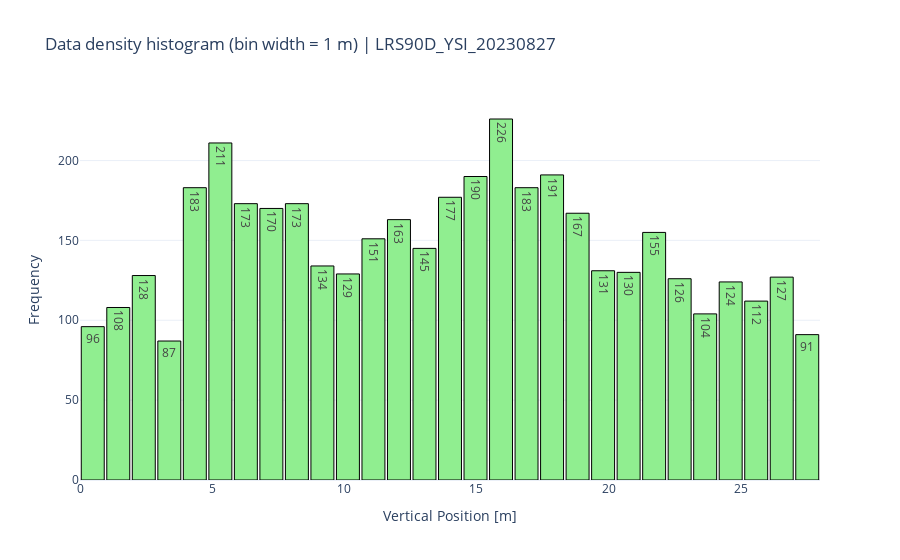

Here is the notebook cell this chart was saved with:
### Code cell
# Plot data density
plots.plot_histogram(density,
            value_column='x_bin', 
            weight_column='frequency', 
            num_bins=len(density['x_bin']),
            title=f'Data density histogram (bin width = {width} m) | {name}',
            x_axis_title='Vertical Position [m]',
            bar_color='lightgreen'
            )

### Figure 1 — Plotly figure (JSON) as saved in the notebook; plotly's stock layout.template omitted (floating-point values rounded to 4 significant figures)
{"data": [{"marker": {"color": "lightgreen", "line": {"color": "black", "width": 1}}, "text": [96, 108, 128, 87, 183, 211, 173, 170, 173, 134, 129, 151, 163, 145, 177, 190, 226, 183, 191, 167, 131, 130, 155, 126, 104, 124, 112, 127, 91], "textposition": "auto", "type": "bar", "x": [0.4828, 1.448, 2.414, 3.379, 4.345, 5.31, 6.276, 7.241, 8.207, 9.172, 10.14, 11.1, 12.07, 13.03, 14, 14.97, 15.93, 16.9, 17.86, 18.83, 19.79, 20.76, 21.72, 22.69, 23.66, 24.62, 25.59, 26.55, 27.52], "y": [96, 108, 128, 87, 183, 211, 173, 170, 173, 134, 129, 151, 163, 145, 177, 190, 226, 183, 191, 167, 131, 130, 155, 126, 104, 124, 112, 127, 91]}], "layout": {"bargap": 0.1, "title": {"text": "Data density histogram (bin width = 1 m) | LRS90D_YSI_20230827"}, "xaxis": {"title": {"text": "Vertical Position [m]"}}, "yaxis": {"title": {"text": "Frequency"}}}}
